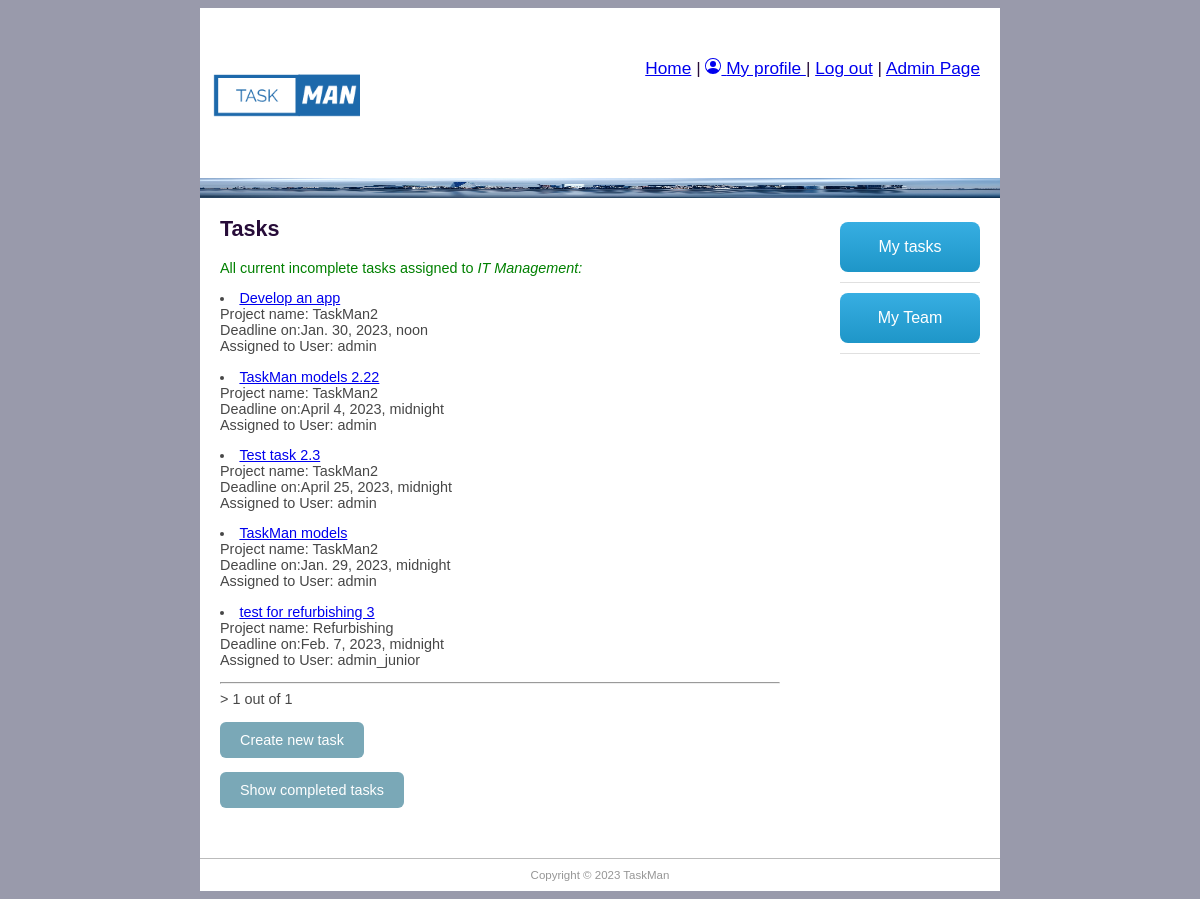
The app's page /taskman/alltasks/ (signed in) with its own data.
### taskman/models.py (models this page shows, shortened)
class Employee(models.Model):
    user = models.OneToOneField(User, on_delete=models.CASCADE)
    group_id = models.ForeignKey(Group, help_text='Assign to a team', on_delete=models.SET_NULL, null=True, blank=True)
    photo = models.ImageField(default='default.png', upload_to='profile_pics')
    team_role = models.ForeignKey(TeamRole, help_text='Assign a position', on_delete=models.SET_NULL, null=True, blank=True)
    task_number = models.IntegerField('Number of tasks assigned', default=0, validators=[MaxValueValidator(10)])

class TaskInstance(models.Model):
    project_id = models.ForeignKey('Project', help_text='Assign to a task', on_delete=models.SET_NULL, null=True, blank=True)
    job_title = models.CharField('Task title', max_length=200, help_text='Enter Task role', null=True, blank=True)
    description = models.TextField('Description', max_length=2000, help_text='Enter task description', null=True, blank=True)
    enddate = models.DateTimeField('Requested finish date', null=True, blank=True)
    completed_on = models.BooleanField('Completed', default=False)
    assign_employees = models.ForeignKey(Employee, help_text='Select employees to task', on_delete=models.CASCADE)

class Project(models.Model):
    title = models.CharField('Project title', max_length=100, help_text='Enter project title')
    description = models.TextField('Description', max_length=2000, help_text='Enter project description')
    group_id = models.ForeignKey(Group, help_text='Assign to a team', blank=True, on_delete=models.SET_NULL, null=True)
    employee_req = models.IntegerField('Number of employees expected', default=0)
    enddate = models.DateTimeField('Requested finish date', null=True, blank=True)
    created_on = models.DateTimeField(editable=False, auto_now_add=True)
    updated_on = models.DateTimeField(editable=False, auto_now_add=True)
    completed_on = models.BooleanField('Completed', default=False)

### taskman/views.py (the view)
# urls.py: path('alltasks/', views.AllTaskListView.as_view(), name='all_tasks'),
class AllTaskListView(LoginRequiredMixin, generic.ListView):
    model = TaskInstance
    paginate_by = 5
    template_name = 'all_tasks.html'
    def get_context_data(self, **kwargs):
        context = super().get_context_data(**kwargs)
        current_employee = Employee.objects.get(user=self.request.user)
        context['current_employee'] = current_employee
        return context
    def get_queryset(self):
        current_employee = Employee.objects.get(user=self.request.user)
        task_list = TaskInstance.objects.filter(project_id__group_id__id=current_employee.group_id.id).filter \
            (project_id__completed_on=False).filter(completed_on=False)
        return task_list

### taskman/templates/all_tasks.html (shortened to what this page needs)
{% extends "base.html" %}
{% block content %}
<h1>Tasks</h1>
<p style="color:green">All current incomplete tasks assigned to <em>{{current_employee.group_id}}:</em> </p>
{% for tasks_obj in taskinstance_list %}
<li> <a href="{% url 'task-detail' tasks_obj.id %}">{{tasks_obj.job_title}}</a> <br>Project name: {{tasks_obj.project_id.title}}
    <br> Deadline on:{{tasks_obj.enddate}} <br>Assigned to User: {{tasks_obj.assign_employees.user.username}}</li>
{% endfor %}
<hr>
<div class="pagination"><span class="step-links">>
        <span class="current">
            {{ page_obj.number }} out of {{ page_obj.paginator.num_pages }}</span>
    </span></div>
<a class="button-cool" href="{% url 'task-new' %}">Create new task</a>
<a class="button-cool" href="{% url 'all_tasks_c' %}">Show completed tasks</a>
{% endblock %}

### taskman/static/css/main.css (style rules this page uses)
body { background-color: #999AAB; font-family: "Trebuchet MS", Helvetica, sans-serif; font-size: 0.9em; text-align: justify; color: #474747; }
h1 { color: #270c39; }
.button-cool { display: inline-block; padding: 10px 20px; text-align: center; text-decoration: none; color: #ffffff; background-color: #7aa8b7; border-radius: 6px; outline: none; }

### taskman/templates/all_tasks.html (style rules this page uses)
.button-cool { display: inline-block; padding: 10px 20px; text-align: center; text-decoration: none; color: #ffffff; background-color: #7aa8b7; border-radius: 6px; outline: none; }

### records on screen
Employee: group_id "IT Management"
TaskInstance: job_title "Develop an app", project_id "TaskMan2", enddate "Jan. 30, 2023, noon", assign_employees.user.username "admin"
TaskInstance: job_title "TaskMan models 2.22", project_id "TaskMan2", enddate "April 4, 2023, midnight", assign_employees.user.username "admin"
TaskInstance: job_title "Test task 2.3", project_id "TaskMan2", enddate "April 25, 2023, midnight", assign_employees.user.username "admin"
TaskInstance: job_title "TaskMan models", project_id "TaskMan2", enddate "Jan. 29, 2023, midnight", assign_employees.user.username "admin"
TaskInstance: job_title "test for refurbishing 3", project_id "Refurbishing", enddate "Feb. 7, 2023, midnight", assign_employees.user.username "admin_junior"

### other values on screen
{{ page_obj.number }} "1"
{{ page_obj.paginator.num_pages }} "1"
